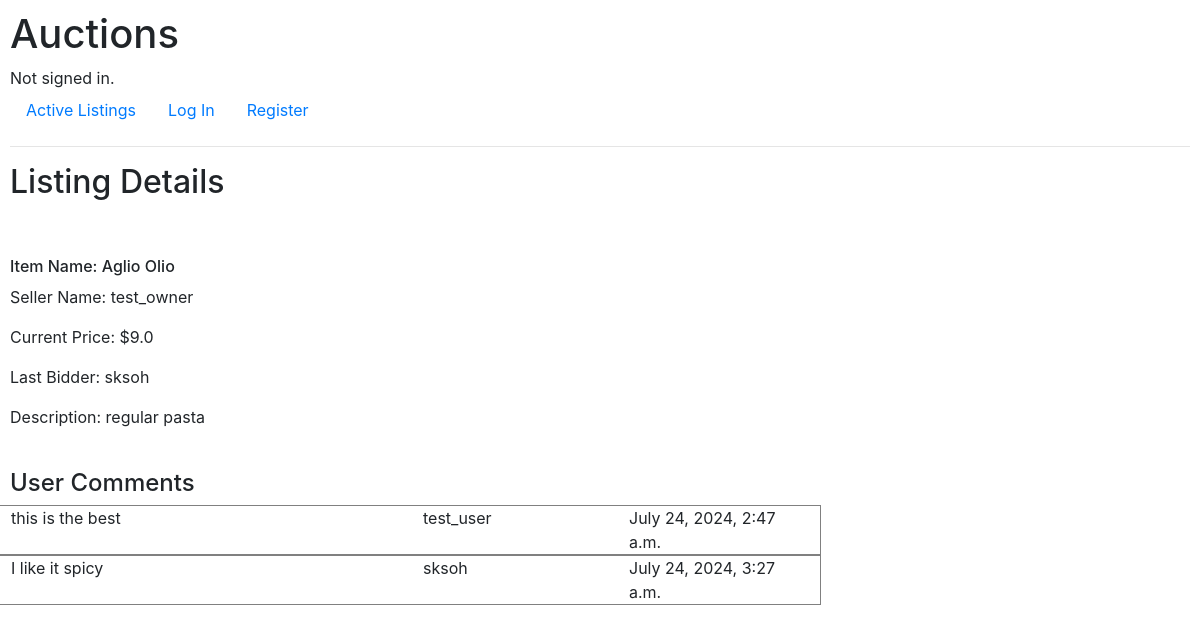
/listing/1, run on the app's committed database.
### auctions/models.py (models this page shows, shortened)
class Listing(models.Model):
    title = models.CharField(max_length=64)
    description = models.CharField(max_length=64)
    start_bid = models.FloatField()
    image_url = models.CharField(max_length=500)
    active_status = models.BooleanField(default=True)
    owner = models.ForeignKey(User, on_delete=models.CASCADE, blank=True, null=True, related_name='userlist')
    category = models.ForeignKey(Category, on_delete=models.CASCADE, blank=True, null=True, related_name='category')
    watchlist = models.ManyToManyField(User, blank=True, null=True, related_name="listingwatchlist")

class User(AbstractUser):
    pass

class Bid(models.Model):
    bidder = models.ForeignKey(User, on_delete=models.CASCADE, blank=True, null=True, related_name='bidder_name')
    price = models.FloatField()
    listing = models.ForeignKey(Listing,on_delete=models.CASCADE, related_name='auction_item')
    date_time = models.DateTimeField(auto_now_add=True)

class Comments(models.Model):
    author = models.ForeignKey(User, on_delete=models.CASCADE, blank=True, null=True, related_name='author_name')
    comment = models.CharField(max_length=500)
    listing = models.ForeignKey(Listing,on_delete=models.CASCADE)
    date_time = models.DateTimeField(auto_now_add=True)

### auctions/views.py (the view)
# urls.py: path("listing/<int:post_id>", views.listing, name="listing"),
def listing(request, post_id, message=None):
    listingdata = Listing.objects.get(pk=post_id)
    is_watchlist = request.user in listingdata.watchlist.all()
    all_bids = Bid.objects.filter(listing=listingdata)
    last_bid = all_bids.last()
    all_commments = Comments.objects.filter(listing=listingdata)
    return render(request, "auctions/listing.html",
        {"listing": listingdata,
         "is_watchlist": is_watchlist,
         "last_bid": last_bid,
         "message": message,
         "all_commments": all_commments
         })

### auctions/templates/auctions/listing.html (shortened to what this page needs)
{% extends "auctions/layout.html" %}
{% block body %}
<h2>Listing Details</h2>
<br><br>
<h6>Item Name: {{ listing.title }}</h6>
<p>Seller Name: {{ listing.owner }}</p>
<p>Current Price: ${{ last_bid.price }}</p>
{% if listing.owner != last_bid.bidder %}
    <p>Last Bidder: {{last_bid.bidder}}</p>
{% endif %}
<p>Description: {{ listing.description }}</p>
<br>
<h4>User Comments</h4>
<ul class="list-group">
    {% for comment in all_commments %}
    <div class="row align-items-start" style="width:70%; border:1px solid grey">
        <div class="col-6">
            {{ comment.comment }}
        </div>
        <div class="col-3">
            {{ comment.author }}
        </div>
        <div class="col-3">
            {{ comment.date_time }}
        </div>
    </div>
    {% endfor %}
</ul>
{% endblock %}

### auctions/static/auctions/styles.css (style rules this page uses)
body { padding: 10px; }

### data on the page
Listing: title "Aglio Olio", owner "test_owner", description "regular pasta"
Bid: price "9.0", bidder "sksoh"
Comments: comment "this is the best", author "test_user", date_time "July 24, 2024, 2:47 a.m."
Comments: comment "I like it spicy", author "sksoh", date_time "July 24, 2024, 3:27 a.m."
